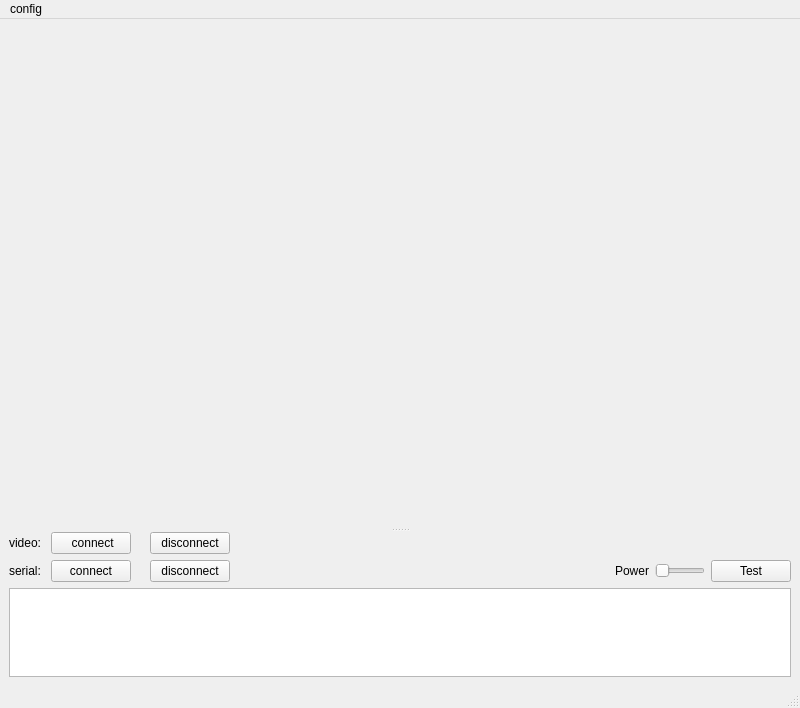
<?xml version="1.0" encoding="UTF-8"?>
<ui version="4.0">
 <class>MainWindow</class>
 <widget class="QMainWindow" name="MainWindow">
  <property name="geometry">
   <rect>
    <x>0</x>
    <y>0</y>
    <width>800</width>
    <height>708</height>
   </rect>
  </property>
  <property name="windowTitle">
   <string>virtual workplace</string>
  </property>
  <widget class="QWidget" name="centralwidget">
   <layout class="QVBoxLayout" name="verticalLayout_2">
    <item>
     <widget class="QSplitter" name="splitter">
      <property name="orientation">
       <enum>Qt::Vertical</enum>
      </property>
      <widget class="VlcWidgetVideo" name="video" native="true">
       <property name="minimumSize">
        <size>
         <width>0</width>
         <height>500</height>
        </size>
       </property>
      </widget>
      <widget class="QWidget" name="layoutWidget">
       <layout class="QVBoxLayout" name="verticalLayout">
        <item>
         <layout class="QHBoxLayout" name="horizontalLayout">
          <item>
           <widget class="QLabel" name="label_2">
            <property name="text">
             <string>video: </string>
            </property>
           </widget>
          </item>
          <item>
           <widget class="QPushButton" name="pb_connectVideo">
            <property name="text">
             <string> connect</string>
            </property>
           </widget>
          </item>
          <item>
           <widget class="QLabel" name="l_stateVideo">
            <property name="text">
             <string/>
            </property>
           </widget>
          </item>
          <item>
           <widget class="QPushButton" name="pushButton">
            <property name="text">
             <string>disconnect</string>
            </property>
           </widget>
          </item>
          <item>
           <spacer name="horizontalSpacer">
            <property name="orientation">
             <enum>Qt::Horizontal</enum>
            </property>
            <property name="sizeHint" stdset="0">
             <size>
              <width>40</width>
              <height>20</height>
             </size>
            </property>
           </spacer>
          </item>
         </layout>
        </item>
        <item>
         <layout class="QHBoxLayout" name="horizontalLayout_2">
          <item>
           <widget class="QLabel" name="label_3">
            <property name="text">
             <string>serial: </string>
            </property>
           </widget>
          </item>
          <item>
           <widget class="QPushButton" name="pb_connectSerial">
            <property name="text">
             <string>connect</string>
            </property>
           </widget>
          </item>
          <item>
           <widget class="QLabel" name="l_stateSerial">
            <property name="text">
             <string/>
            </property>
           </widget>
          </item>
          <item>
           <widget class="QPushButton" name="pb_disconnect">
            <property name="text">
             <string>disconnect</string>
            </property>
           </widget>
          </item>
          <item>
           <spacer name="horizontalSpacer_2">
            <property name="orientation">
             <enum>Qt::Horizontal</enum>
            </property>
            <property name="sizeHint" stdset="0">
             <size>
              <width>40</width>
              <height>20</height>
             </size>
            </property>
           </spacer>
          </item>
          <item>
           <widget class="QLabel" name="label">
            <property name="text">
             <string>Power</string>
            </property>
           </widget>
          </item>
          <item>
           <widget class="QSlider" name="hs_Power_state">
            <property name="minimumSize">
             <size>
              <width>50</width>
              <height>0</height>
             </size>
            </property>
            <property name="maximumSize">
             <size>
              <width>50</width>
              <height>16777215</height>
             </size>
            </property>
            <property name="maximum">
             <number>1</number>
            </property>
            <property name="pageStep">
             <number>1</number>
            </property>
            <property name="orientation">
             <enum>Qt::Horizontal</enum>
            </property>
           </widget>
          </item>
          <item>
           <widget class="QPushButton" name="pb_test">
            <property name="text">
             <string>Test</string>
            </property>
           </widget>
          </item>
         </layout>
        </item>
        <item>
         <widget class="QTextEdit" name="te_log">
          <property name="maximumSize">
           <size>
            <width>16777215</width>
            <height>100</height>
           </size>
          </property>
          <property name="readOnly">
           <bool>true</bool>
          </property>
         </widget>
        </item>
       </layout>
      </widget>
     </widget>
    </item>
   </layout>
  </widget>
  <widget class="QMenuBar" name="menubar">
   <property name="geometry">
    <rect>
     <x>0</x>
     <y>0</y>
     <width>800</width>
     <height>23</height>
    </rect>
   </property>
   <widget class="QMenu" name="menuconfig">
    <property name="title">
     <string>config</string>
    </property>
    <addaction name="actionkeyboard_test"/>
    <addaction name="actionconfig"/>
   </widget>
   <addaction name="menuconfig"/>
  </widget>
  <widget class="QStatusBar" name="statusbar"/>
  <action name="actionkeyboard_test">
   <property name="text">
    <string>keyboard test</string>
   </property>
  </action>
  <action name="actionconfig">
   <property name="text">
    <string>config</string>
   </property>
  </action>
 </widget>
 <customwidgets>
  <customwidget>
   <class>VlcWidgetVideo</class>
   <extends>QWidget</extends>
   <header location="global">VLCQtWidgets/WidgetVideo.h</header>
   <container>1</container>
  </customwidget>
 </customwidgets>
 <resources/>
 <connections/>
</ui>
